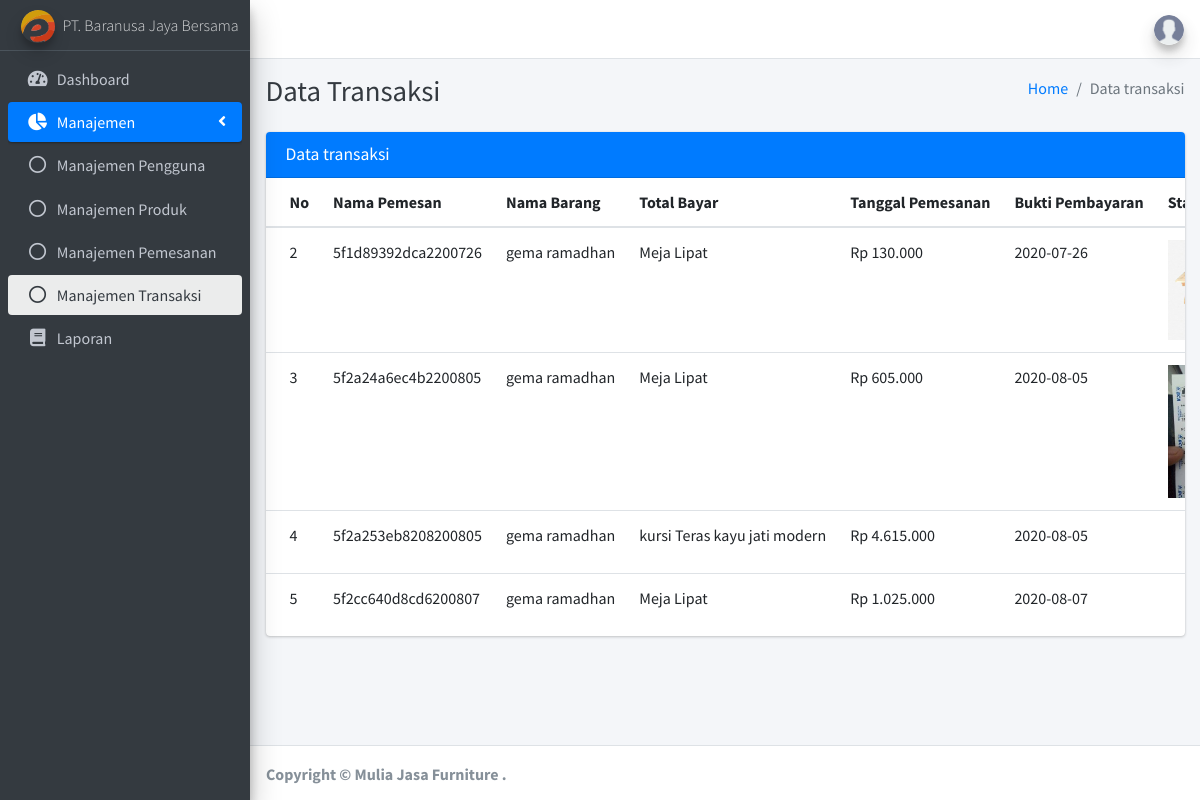
The page /admin/data_transaksi.php on the database its author committed.
### tables this page shows
CREATE TABLE `tb_transaksi` (
  `id_transaksi` int(20) NOT NULL,
  `id_cart` int(11) NOT NULL,
  `no_transaksi` varchar(20) NOT NULL,
  `total_harga` int(11) NOT NULL,
  `tanggal_transaksi` date NOT NULL,
  `status_transaksi` enum('Di Terima','silahkan lakukan pembayaran','di proses','Pesanan Anda Dalam Pengiriman','Pesanan Telah Diterima') NOT NULL,
  `bukti_pembayaran` text NOT NULL
);

CREATE TABLE `tb_pengguna` (
  `id_pengguna` int(11) NOT NULL,
  `nama` varchar(50) NOT NULL,
  `username` varchar(50) NOT NULL,
  `email` varchar(30) NOT NULL,
  `password` varchar(40) NOT NULL,
  `no_telp` varchar(20) NOT NULL,
  `alamat` text NOT NULL,
  `type_user` varchar(12) NOT NULL
);

CREATE TABLE `tb_produk` (
  `id_produk` int(11) NOT NULL,
  `nama_produk` varchar(50) NOT NULL,
  `gambar` text NOT NULL,
  `jenis_produk` int(11) NOT NULL,
  `ukuran` text NOT NULL,
  `harga` int(11) NOT NULL,
  `stok` int(11) NOT NULL,
  `harga_modal` int(11) NOT NULL,
  `margin` int(11) NOT NULL,
  `des` text NOT NULL
);

### database/function.php (called while the page is built, shortened)
<?php
include "connect.php";
function getAllDataUser($query)
{
    global $mysqli;
    $result = mysqli_query($mysqli, $query);
    $rows = [];
    while ($row = mysqli_fetch_assoc($result)) {
        $rows[] = $row;
    }
    return $rows;
}

### admin/data_transaksi.php (the view, shortened to what this page needs)
<!DOCTYPE html>
<html lang="en">
<head>
  <?php include "includes/head.php"; ?>
</head>
<body class="hold-transition sidebar-mini layout-fixed">
  <div class="wrapper">
    <?php include "includes/header.php"; ?>
    <?php include "includes/sidebar.php"; ?>
    <div class="content-wrapper">
      <div class="content-header">
        <div class="container-fluid">
          <div class="row mb-2">
            <div class="col-sm-6">
              <h1 class="m-0 text-dark">Data Transaksi</h1>
            </div>
            <div class="col-sm-6">
              <ol class="breadcrumb float-sm-right">
                <li class="breadcrumb-item"><a href="index.php">Home</a></li>
                <li class="breadcrumb-item active">Data transaksi</li>
              </ol>
            </div>
          </div>
        </div>
      </div>
      <section class="content">
        <div class="container-fluid">
          <div class="row">
            <div class="col-12">
              <div class="card">
                <div class="card-header bg-primary">
                  <h3 class="card-title">Data transaksi</h3>
                </div>
                <?php
                include '../database/function.php';
                $dataTransaksi = getAllDataUser("SELECT * from tb_transaksi,tb_pengguna,tb_produk,tb_cart WHERE
                                                  tb_transaksi.id_cart = tb_cart.id_cart AND
                                                  tb_cart.id_pengguna = tb_pengguna.id_pengguna AND
                                                  tb_cart.id_produk = tb_produk.id_produk AND status_transaksi!='di terima' Group By tb_transaksi.no_transaksi");
                ?>
                <div class="card-body table-responsive p-0">
                  <table class="table table-hover text-nowrap">
                    <thead>
                      <tr>
                        <th>No</th>
                        <th>Nama Pemesan</th>
                        <th>Nama Barang</th>
                        <th>Total Bayar</th>
                        <th>Tanggal Pemesanan</th>
                        <th>Bukti Pembayaran</th>
                        <th>Status</th>
                      </tr>
                    </thead>
                    <tbody>
                      <?php $i = 1;
                      foreach ($dataTransaksi as $row) {
                        $i++; ?>
                        <tr>
                          <td><?= $i; ?></td>
                          <td><?= $row['no_transaksi'] ?></td>
                          <td><?= $row['nama'] ?></td>
                          <td><?= $row['nama_produk'] ?></td>
                          <td>Rp <?= number_format($row['total_harga'], 0, ".", ".") ?></td>
                          <td><?= $row['tanggal_transaksi'] ?></td>
                          <td><img src="http://localhost/muliajasafurniture/img/bukti/<?= $row['bukti_pembayaran'] ?>" width="100" alt=""></td>
                        </tr>
                      <?php } ?>
                    </tbody>
                  </table>
                </div>
              </div>
            </div>
          </div>
        </div>
      </section>
    </div>
    <?php include "includes/footer.php"; ?>
  </div>
</body>
</html>

### rows shown on the page
tb_transaksi: no_transaksi "5f1d89392dca2200726", tb_pengguna.nama "gema ramadhan", tb_produk.nama_produk "Meja Lipat", total_harga "130.000", tanggal_transaksi "2020-07-26", bukti_pembayaran (picture)
tb_transaksi: no_transaksi "5f2a24a6ec4b2200805", tb_pengguna.nama "gema ramadhan", tb_produk.nama_produk "Meja Lipat", total_harga "605.000", tanggal_transaksi "2020-08-05", bukti_pembayaran (picture)
tb_transaksi: no_transaksi "5f2a253eb8208200805", tb_pengguna.nama "gema ramadhan", tb_produk.nama_produk "kursi Teras kayu jati modern", total_harga "4.615.000", tanggal_transaksi "2020-08-05"
tb_transaksi: no_transaksi "5f2cc640d8cd6200807", tb_pengguna.nama "gema ramadhan", tb_produk.nama_produk "Meja Lipat", total_harga "1.025.000", tanggal_transaksi "2020-08-07"
